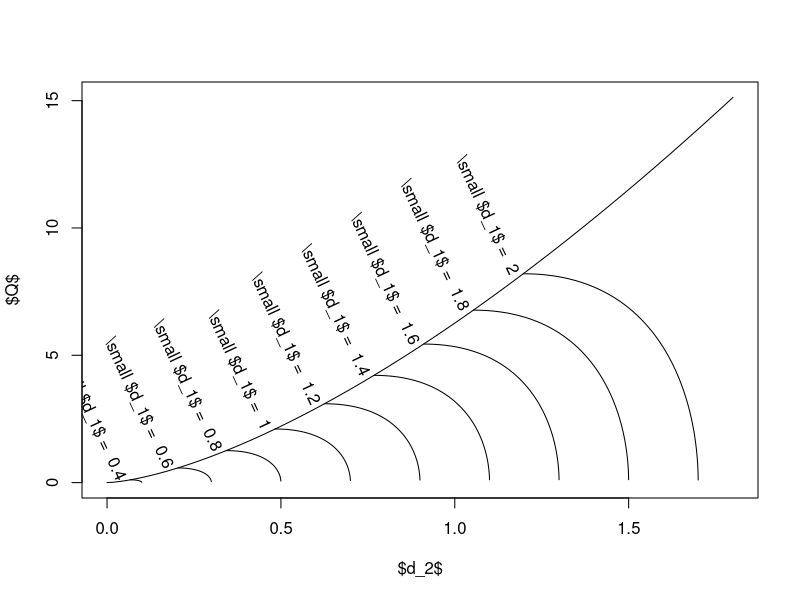

This chart was generated by the following R code:
B1 = 3 
B2 = 2
dz = 0.3
g <- 9.81

d1 <- c(0.4, 0.6, 0.8, 1.0, 1.2, 1.4, 1.6, 1.8, 2.0)
d2 <- seq(0,1.8,,100)
Qc <- function(d2) sqrt(d2^3*B2^2*g)
Q <- function(d1,d2) sqrt((2*g*(d2-d1+dz))/(1/(B1*d1)^2-1/(B2*d2)^2))

plot(d2,Qc(d2),type='l',ylab='$Q$',xlab='$d_2$')

min_d2 <- 0

for(i in seq_along(d1)){    

    d2 <- seq(0,2,,10000)
    Qp <- Q(d1[i],d2)
    
    filter <- Qp < Qc(d2) 
    
    #print(Q(d1[i],d2[j]))
    #print(j)
    stopp <- FALSE
    for(j in seq_along(Qp)){
        if(is.na(Qp[j]) & !stopp)
            stopp <- TRUE
        if(stopp)
            Qp[j] <- NA
    }
    lines(d2[filter],Qp[filter])
    min_d2[i] <- min(d2[filter],na.rm=T)

}
text(min_d2,Qc(min_d2),paste('\\small $d_1$ = ',d1),srt=-65,pos=2)